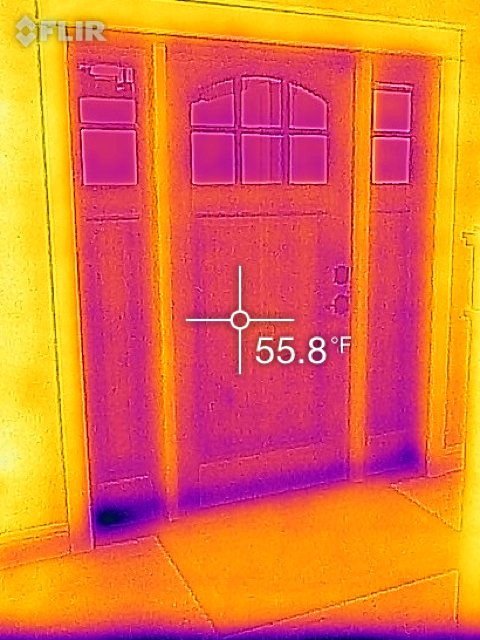
#> input picture Archive/CDR_Testing_Archive/Image_capture/FLIR.jpg, 480 x 640 px
$ python capture_image.py
#> lines starting #> are read from the running program, lines starting #| are printed output that depends on the picture
#!/usr/bin/env python3
import numpy as np
import cv2
import time
from pylepton import Lepton

# Keep commented out until we can test w FLIR Lepton camera
#with Lepton() as l:
#    a,_ = l.capture()

# Sensor Data is Read-in as 14-bit, extend to 16 bits without loosing data
#test = cv2.normalize(a,a,0,65535,cv2.NORM_MINMAX)
#cv2.imwrite("output.png", np.uint16(a))

# Timing Analysis to see the O(n) running time of the algorithm
running_times = []
for i in range(0,100):
    start = time.time()
    # =================================================== #
    # Test Code, since we are not hooked up w FLIR Lepton, use this algorithm as a test
    # The part of the algorithm we really want to highlight is the section:
    # 1.) load array > 2.) normalize > 3.) write to file
    # This code below should do the trick for timing purposes for RFA
    img = cv2.imread("FLIR.jpg") # load image
#> img is the input picture: shape (640, 480, 3); mean B, G, R 64.8, 111.4, 229.4
    h, w, ch = img.shape
#> h = 640; w = 480; ch = 3
    emptyImg = np.zeros((h, w)) # Image for manipulation
    #emptyImg = cv2.GaussianBlur(img, (5,5), 0) # Apply Blur, mimic image sharpening

    # 8 bits
    normalizedImg = cv2.normalize(img, emptyImg, 0, 255, cv2.NORM_MINMAX)
    cv2.imwrite("8-bits.png", normalizedImg)

    # 16 bits
    normalizedImg = cv2.normalize(img, emptyImg, 0, 65535, cv2.NORM_MINMAX)
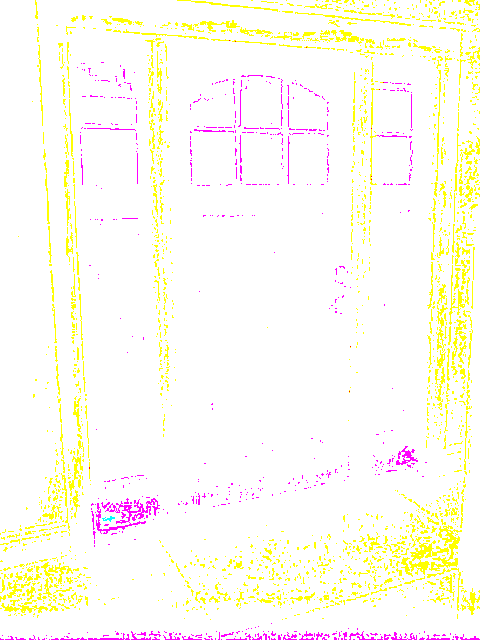
#> normalizedImg: shape (640, 480, 3); mean B, G, R 239.9, 251.8, 255
    cv2.imwrite("16-bits.png", normalizedImg)

    # Timing Analysis to see the O(n) running time of the algorithm
    end = time.time()

    # Store this time
    running_times.append(end-start)

# Average of 50 simulations
print("Avg run-time is: "+str(1000*np.mean(running_times,dtype=np.float32))+" ms.")
